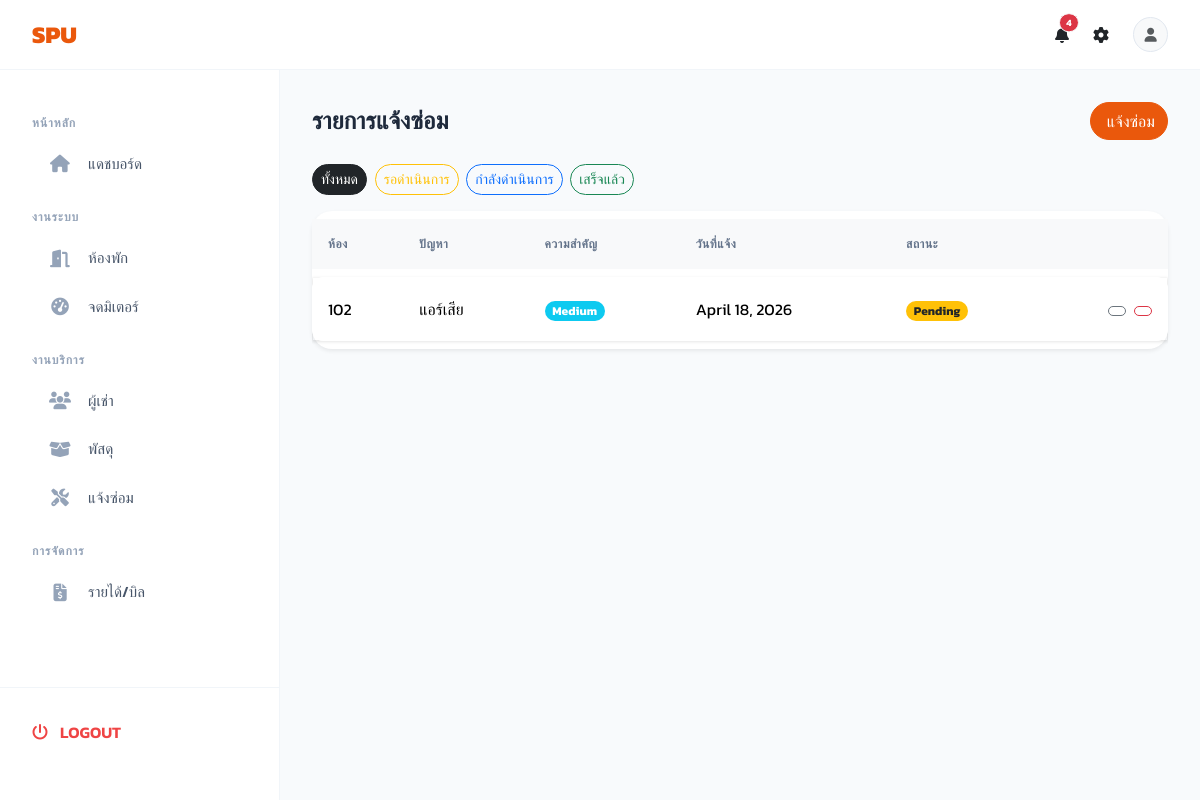
Page /repairs/ (signed in) on the committed database.
### apps/repairs/models.py (models this page shows, shortened)
class Repair(models.Model):
    STATUS_CHOICES = [
        ('pending', 'Pending'),
        ('in_progress', 'In Progress'),
        ('completed', 'Completed'),
    ]
    PRIORITY_CHOICES = [
        ('low', 'Low'),
        ('medium', 'Medium'),
        ('high', 'High'),
        ('urgent', 'Urgent'),
    ]
    tenant = models.ForeignKey(
        Tenant,
        on_delete=models.SET_NULL,
        null=True,
        blank=True,
        related_name='repairs',
    )
    room = models.ForeignKey(
        Room,
        on_delete=models.CASCADE,
        related_name='repairs'
    )
    issue = models.CharField(max_length=200)
    description = models.TextField()
    priority = models.CharField(max_length=20, choices=PRIORITY_CHOICES, default='medium')
    status = models.CharField(max_length=20, choices=STATUS_CHOICES, default='pending')
    reported_date = models.DateField(auto_now_add=True)
    completed_date = models.DateField(null=True, blank=True)
    notes = models.TextField(blank=True)
    created_at = models.DateTimeField(auto_now_add=True)
    updated_at = models.DateTimeField(auto_now=True)
    category = models.CharField(max_length=50, blank=True)
    category_label = models.CharField(max_length=100, blank=True)
    is_seen_by_admin = models.BooleanField(default=False)
    class Meta:
        ordering = ['-reported_date', '-created_at']

### apps/rooms/models.py (models this page shows, shortened)
class Room(models.Model):
    ROOM_TYPES = [
        ('รายเดือน', 'รายเดือน'),
        ('รายวัน', 'รายวัน'),
    ]
    STATUS_CHOICES = [
        ('ว่าง', 'ว่าง'),
        ('ไม่ว่าง', 'ไม่ว่าง'),
        ('ซ่อมบำรุง', 'ซ่อมบำรุง'),
    ]
    room_number = models.CharField(max_length=20, unique=True)
    floor = models.PositiveIntegerField()
    room_type = models.CharField(max_length=20, choices=ROOM_TYPES, default='รายเดือน')
    size_sqm = models.DecimalField(max_digits=6, decimal_places=2, default=0.00)
    monthly_rent = models.DecimalField(max_digits=10, decimal_places=2, default=0.00)
    elec_rate = models.DecimalField(max_digits=5, decimal_places=2, default=7.00)
    water_rate = models.DecimalField(max_digits=5, decimal_places=2, default=18.00)
    status = models.CharField(max_length=20, choices=STATUS_CHOICES, default='ว่าง')
    description = models.TextField(blank=True)
    image = models.ImageField(upload_to='rooms/', blank=True, null=True)
    created_at = models.DateTimeField(auto_now_add=True)
    class Meta:
        ordering = ['floor', 'room_number']

### apps/repairs/views.py (the view)
# urls.py: path('', views.repair_list, name='list'),
@login_required
def repair_list(request):
    user = request.user
    role = get_user_role(user)
    if role == 'Tenant':
        tenant = Tenant.objects.filter(email=user.email).first()
        repairs = Repair.objects.filter(tenant=tenant) if tenant else Repair.objects.none()
    else:
        repairs = Repair.objects.all()
    status_filter = request.GET.get('status', '')
    if status_filter:
        repairs = repairs.filter(status=status_filter)
    repairs = repairs.order_by('-created_at')
    return render(request, 'repairs/repair_list.html', {
        'repairs': repairs,
        'status_filter': status_filter,
        'role': role,
    })

### apps/parcels/context_processors.py (called while the page is built)
def parcel_context(request):
    if request.user.is_authenticated:
        try:
            role = request.user.profile.role if hasattr(request.user, 'profile') else 'Admin'
            if role == 'Tenant':
                count = Parcel.objects.filter(
                    room__current_tenant__email=request.user.email,
                    status='pending'
                ).count()
            else:
                count = Parcel.objects.filter(status='pending').count()
        except Exception:
            count = 0
        return {'pending_parcels_count': count}
    return {'pending_parcels_count': 0}

### apps/repairs/views.py (called while the page is built)
def get_user_role(user):
    if user.is_superuser or user.is_staff:
        return 'Admin'
    return getattr(getattr(user, 'profile', None), 'role', 'Tenant')

### apps/repairs/templates/repairs/repair_list.html (shortened to what this page needs)
{% extends 'base.html' %}
{% block content %}
<div class="d-flex justify-content-between align-items-center mb-4">
  <h4 class="fw-bold mb-0">รายการแจ้งซ่อม</h4>
  <a href="{% url 'repairs:create' %}" class="btn btn-primary">แจ้งซ่อม</a>
</div>
<div class="mb-3">
  <a href="{% url 'repairs:list' %}" class="btn btn-sm {% if not status_filter %}btn-dark{% else %}btn-outline-secondary{% endif %} me-1">ทั้งหมด</a>
  <a href="?status=pending" class="btn btn-sm {% if status_filter == 'pending' %}btn-warning{% else %}btn-outline-warning{% endif %} me-1">รอดำเนินการ</a>
  <a href="?status=in_progress" class="btn btn-sm {% if status_filter == 'in_progress' %}btn-primary{% else %}btn-outline-primary{% endif %} me-1">กำลังดำเนินการ</a>
  <a href="?status=completed" class="btn btn-sm {% if status_filter == 'completed' %}btn-success{% else %}btn-outline-success{% endif %}">เสร็จแล้ว</a>
</div>
<div class="card border-0 shadow-sm">
  <div class="table-responsive">
    <table class="table table-hover mb-0">
      <thead class="table-light">
        <tr><th>ห้อง</th><th>ปัญหา</th><th>ความสำคัญ</th><th>วันที่แจ้ง</th><th>สถานะ</th><th></th></tr>
      </thead>
      <tbody>
        {% for r in repairs %}
        <tr>
          <td>{{ r.room.room_number }}</td>
          <td>{{ r.issue }}</td>
          <td>
            <span class="badge {% if r.priority == 'urgent' %}bg-danger{% elif r.priority == 'high' %}bg-warning text-dark{% elif r.priority == 'medium' %}bg-info{% else %}bg-secondary{% endif %}">
              {{ r.get_priority_display }}
            </span>
          </td>
          <td>{{ r.reported_date }}</td>
          <td>
            <span class="badge {% if r.status == 'completed' %}bg-success{% elif r.status == 'in_progress' %}bg-primary{% else %}bg-warning text-dark{% endif %}">
              {{ r.get_status_display }}
            </span>
          </td>
          <td class="text-end">
            <a href="{% url 'repairs:edit' r.pk %}" class="btn btn-sm btn-outline-secondary me-1"></a>
            <a href="{% url 'repairs:delete' r.pk %}" class="btn btn-sm btn-outline-danger"></a>
          </td>
        </tr>
        {% empty %}
        <tr><td colspan="6" class="text-center text-muted py-4">ไม่มีรายการแจ้งซ่อม</td></tr>
        {% endfor %}
      </tbody>
    </table>
  </div>
</div>
{% endblock %}

### static/css/style.css (style rules this page uses)
:root { --brand-primary: #ea580c; --brand-primary-hover: #c2410c; --brand-navy: #1e293b; --brand-blue: #3b82f6; --brand-green: #10b981; --brand-red: #ef4444; --brand-orange: #f97316; --sidebar-bg: #FFFFFF; --sidebar-hover: #f8fafc; --bg-body: #f1f5f9; --card-bg: #FFFFFF; --white: #ffffff; --text-dark: #1e293b; --text-muted: #64748b; --border-color: #e2e8f0; --rounded-lg: 20px; --card-shadow: 0 4px 6px -1px rgba(0, 0, 0, 0.05), 0 2px 4px -2px rgba(0, 0, 0, 0.05); --card-shadow-hover: 0 10px 15px -3px rgba(0, 0, 0, 0.1), 0 4px 6px -4px rgba(0, 0, 0, 0.1); }
body { background-color: var(--bg-body); font-family: 'Kanit', sans-serif !important; color: var(--text-dark); overflow-x: hidden; }
.sys-card, .card, .btn, .list-group-item, .form-control, .badge { border-radius: var(--rounded-lg) !important; }
.table { border-collapse: separate; border-spacing: 0 0.5rem; }
.table thead th { border: none; font-weight: 600; color: var(--text-muted); text-transform: uppercase; font-size: 0.75rem; letter-spacing: 0.05em; padding: 1rem; }
.table tbody tr { background: white; box-shadow: 0 1px 3px rgba(0,0,0,0.1); }
.table tbody td { border: none; padding: 1.25rem 1rem; vertical-align: middle; }
.table tbody tr td:first-child { border-top-left-radius: 12px; border-bottom-left-radius: 12px; }
.table tbody tr td:last-child { border-top-right-radius: 12px; border-bottom-right-radius: 12px; }
.btn-primary { background-color: var(--brand-primary); border-color: var(--brand-primary); }

### templates/base.html (style rules this page uses)
body { background-color: #f8fafc; font-family: 'Kanit', sans-serif !important; }

### rows in the picture
Repair: room.room_number "102", issue "แอร์เสีย", priority "Medium", reported_date "April 18, 2026", status "Pending"

### other values in the picture
{{ pending_parcels_count }} "4"
